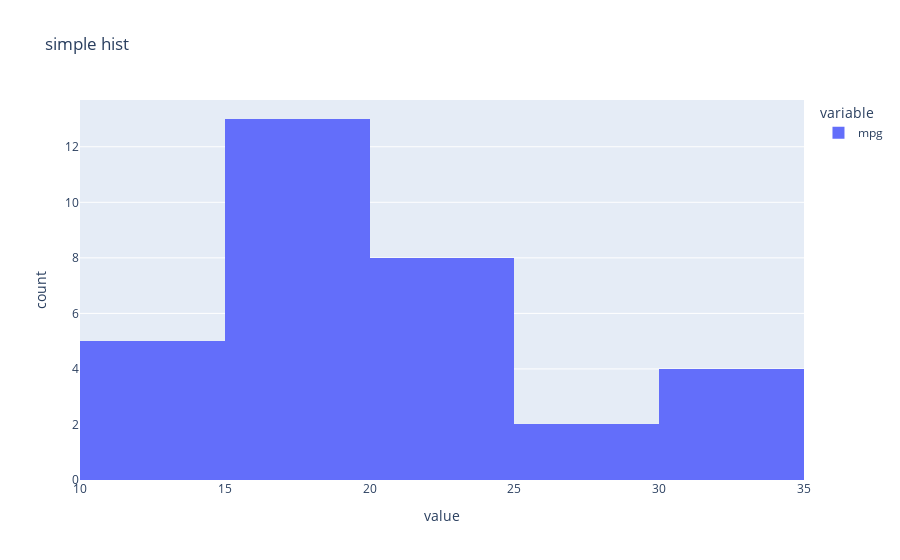

Write notebook code for a chart like this one.
### Code cell
fig = px.histogram(mpg, title = 'simple hist')
fig.show()
#mpg.iplot(kinds = 'histogram', filename = 'simple histogram')
#chapter 7-5, 2:52

### Figure 1 — Plotly figure (JSON) as saved in the notebook; plotly's stock layout.template omitted (floating-point values rounded to 4 significant figures)
{"data": [{"alignmentgroup": "True", "bingroup": "x", "hovertemplate": "variable=mpg<br>value=%{x}<br>count=%{y}<extra></extra>", "legendgroup": "mpg", "marker": {"color": "#636efa"}, "name": "mpg", "offsetgroup": "mpg", "orientation": "v", "showlegend": true, "type": "histogram", "x": [21, 21, 22.8, 21.4, 18.7, 18.1, 14.3, 24.4, 22.8, 19.2, 17.8, 16.4, 17.3, 15.2, 10.4, 10.4, 14.7, 32.4, 30.4, 33.9, 21.5, 15.5, 15.2, 13.3, 19.2, 27.3, 26, 30.4, 15.8, 19.7, 15, 21.4], "xaxis": "x", "yaxis": "y"}], "layout": {"barmode": "relative", "legend": {"title": {"text": "variable"}, "tracegroupgap": 0}, "title": {"text": "simple hist"}, "xaxis": {"anchor": "y", "domain": [0, 1], "title": {"text": "value"}}, "yaxis": {"anchor": "x", "domain": [0, 1], "title": {"text": "count"}}}}
